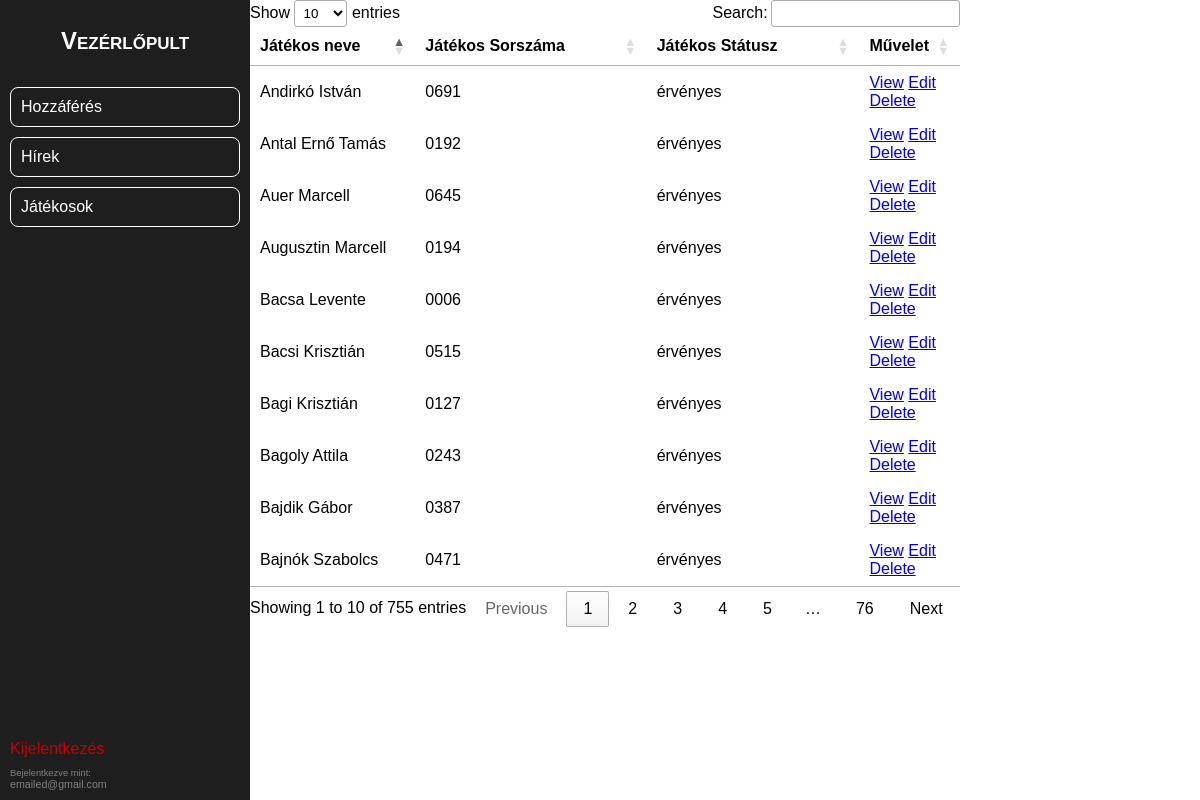
Page /admin/players/ezt_szerintem_folosleges_players_health_existing.php (signed in) on the committed database.
### tables this page shows
CREATE TABLE IF NOT EXISTS `players_data` (
  `player_id` int NOT NULL AUTO_INCREMENT,
  `name` varchar(100) DEFAULT NULL,
  `registration_number` varchar(10) DEFAULT NULL,
  `validity_date` date DEFAULT NULL,
  `status` enum('érvényes','eltiltva','érvényletelen') DEFAULT NULL,
  `suspension_start_date` date DEFAULT NULL,
  `suspension_end_date` date DEFAULT NULL,
  `profile_pic` text NOT NULL,
  PRIMARY KEY (`player_id`)
);

### admin/players/ezt_szerintem_folosleges_players_health_existing.php (the view, shortened to what this page needs)
<?php
include("../headers/header.php");
?>
<div class="posts-list w-100 p-5">
    <div class="news-container">
        <link rel="stylesheet" type="text/css" href="https://cdn.datatables.net/1.10.25/css/jquery.dataTables.min.css">
        <table class="table table-bordered" id="players-table-data">
            <thead>
                <tr>
                    <th style="width:15%;">Játékos neve</th>
                    <th style="width:45%;">Játékos Sorszáma</th>
                    <th style="width:45%;">Játékos Státusz</th>
                    <th style="width:25%;">Művelet</th>
                </tr>
            </thead>
            <tbody>
                <?php
                include('../../connect.php');
                $sqlSelect = "SELECT * FROM players_data";
                $result = mysqli_query($conn, $sqlSelect);
                while ($data = mysqli_fetch_array($result)) {
                ?>
                    <tr>
                        <td><?php echo $data["name"] ?></td>
                        <td><?php echo $data["registration_number"] ?></td>
                        <td><?php echo $data["status"] ?></td>
                        <td>
                            <a class="btn btn-info" href="players_check.php?id=<?php echo $data["player_id"] ?>">View</a>
                            <a class="btn btn-warning" href="players_health_edit.php?id=<?php echo $data["player_id"] ?>">Edit</a>
                            <a class="btn btn-danger" href="players_health_delete.php?id=<?php echo $data["player_id"] ?>">Delete</a>
                        </td>
                    </tr>
                <?php
                }
                ?>
            </tbody>
        </table>
    </div>
</div>
<?php
include("../headers/footer.php");
?>

### rows in the picture
players_data: name "Bacsa Levente", registration_number "0006", status "érvényes"
players_data: name "Bagi Krisztián", registration_number "0127", status "érvényes"
players_data: name "Antal Ernő Tamás", registration_number "0192", status "érvényes"
players_data: name "Augusztin Marcell", registration_number "0194", status "érvényes"
players_data: name "Bagoly Attila", registration_number "0243", status "érvényes"
players_data: name "Bajdik Gábor", registration_number "0387", status "érvényes"
players_data: name "Bajnók Szabolcs", registration_number "0471", status "érvényes"
players_data: name "Bacsi Krisztián", registration_number "0515", status "érvényes"
players_data: name "Auer Marcell", registration_number "0645", status "érvényes"
players_data: name "Andirkó István", registration_number "0691", status "érvényes"

### other values in the picture
$_SESSION["email"] "emailed@gmail.com"
